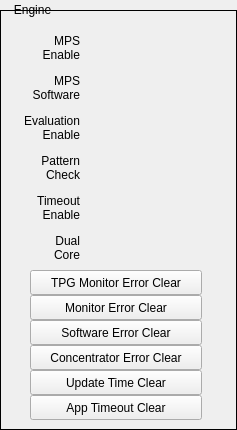
<?xml version="1.0" encoding="UTF-8"?>
<ui version="4.0">
 <class>Form</class>
 <widget class="QWidget" name="Form">
  <property name="geometry">
   <rect>
    <x>0</x>
    <y>0</y>
    <width>237</width>
    <height>430</height>
   </rect>
  </property>
  <property name="windowTitle">
   <string>Form</string>
  </property>
  <widget class="QFrame" name="frame">
   <property name="geometry">
    <rect>
     <x>0</x>
     <y>10</y>
     <width>237</width>
     <height>420</height>
    </rect>
   </property>
   <property name="frameShape">
    <enum>QFrame::Box</enum>
   </property>
   <property name="frameShadow">
    <enum>QFrame::Plain</enum>
   </property>
   <widget class="PyDMEnumButton" name="PyDMEnumButton">
    <property name="geometry">
     <rect>
      <x>105</x>
      <y>25</y>
      <width>125</width>
      <height>25</height>
     </rect>
    </property>
    <property name="toolTip">
     <string/>
    </property>
    <property name="channel" stdset="0">
     <string>ca://${P}:ENABLE</string>
    </property>
    <property name="orientation" stdset="0">
     <enum>Qt::Horizontal</enum>
    </property>
    <property name="marginTop" stdset="0">
     <number>0</number>
    </property>
    <property name="marginBottom" stdset="0">
     <number>0</number>
    </property>
    <property name="marginLeft" stdset="0">
     <number>0</number>
    </property>
    <property name="marginRight" stdset="0">
     <number>0</number>
    </property>
    <property name="horizontalSpacing" stdset="0">
     <number>0</number>
    </property>
    <property name="verticalSpacing" stdset="0">
     <number>0</number>
    </property>
   </widget>
   <widget class="PyDMByteIndicator" name="PyDMByteIndicator">
    <property name="geometry">
     <rect>
      <x>85</x>
      <y>30</y>
      <width>15</width>
      <height>15</height>
     </rect>
    </property>
    <property name="toolTip">
     <string/>
    </property>
    <property name="channel" stdset="0">
     <string>ca://${P}:ENABLE_RBV</string>
    </property>
    <property name="showLabels" stdset="0">
     <bool>false</bool>
    </property>
    <property name="circles" stdset="0">
     <bool>true</bool>
    </property>
   </widget>
   <widget class="QLabel" name="label_2">
    <property name="geometry">
     <rect>
      <x>1</x>
      <y>25</y>
      <width>79</width>
      <height>25</height>
     </rect>
    </property>
    <property name="text">
     <string>MPS
Enable</string>
    </property>
    <property name="alignment">
     <set>Qt::AlignRight|Qt::AlignTrailing|Qt::AlignVCenter</set>
    </property>
   </widget>
   <widget class="QLabel" name="label_3">
    <property name="geometry">
     <rect>
      <x>1</x>
      <y>65</y>
      <width>79</width>
      <height>25</height>
     </rect>
    </property>
    <property name="text">
     <string>MPS
Software</string>
    </property>
    <property name="alignment">
     <set>Qt::AlignRight|Qt::AlignTrailing|Qt::AlignVCenter</set>
    </property>
   </widget>
   <widget class="QLabel" name="label_4">
    <property name="geometry">
     <rect>
      <x>1</x>
      <y>105</y>
      <width>79</width>
      <height>25</height>
     </rect>
    </property>
    <property name="text">
     <string>Evaluation
Enable</string>
    </property>
    <property name="alignment">
     <set>Qt::AlignRight|Qt::AlignTrailing|Qt::AlignVCenter</set>
    </property>
   </widget>
   <widget class="QLabel" name="label_5">
    <property name="geometry">
     <rect>
      <x>1</x>
      <y>145</y>
      <width>79</width>
      <height>25</height>
     </rect>
    </property>
    <property name="text">
     <string>Pattern
Check</string>
    </property>
    <property name="alignment">
     <set>Qt::AlignRight|Qt::AlignTrailing|Qt::AlignVCenter</set>
    </property>
   </widget>
   <widget class="QLabel" name="label_6">
    <property name="geometry">
     <rect>
      <x>1</x>
      <y>185</y>
      <width>79</width>
      <height>25</height>
     </rect>
    </property>
    <property name="text">
     <string>Timeout
Enable</string>
    </property>
    <property name="alignment">
     <set>Qt::AlignRight|Qt::AlignTrailing|Qt::AlignVCenter</set>
    </property>
   </widget>
   <widget class="PyDMByteIndicator" name="PyDMByteIndicator_2">
    <property name="geometry">
     <rect>
      <x>85</x>
      <y>70</y>
      <width>15</width>
      <height>15</height>
     </rect>
    </property>
    <property name="toolTip">
     <string/>
    </property>
    <property name="channel" stdset="0">
     <string>ca://${P}:SW_ENABLE_RBV</string>
    </property>
    <property name="showLabels" stdset="0">
     <bool>false</bool>
    </property>
    <property name="circles" stdset="0">
     <bool>true</bool>
    </property>
   </widget>
   <widget class="PyDMByteIndicator" name="PyDMByteIndicator_3">
    <property name="geometry">
     <rect>
      <x>85</x>
      <y>110</y>
      <width>15</width>
      <height>15</height>
     </rect>
    </property>
    <property name="toolTip">
     <string/>
    </property>
    <property name="channel" stdset="0">
     <string>ca://${P}:EVALUATION_ENABLE_RBV</string>
    </property>
    <property name="showLabels" stdset="0">
     <bool>false</bool>
    </property>
    <property name="circles" stdset="0">
     <bool>true</bool>
    </property>
   </widget>
   <widget class="PyDMByteIndicator" name="PyDMByteIndicator_4">
    <property name="geometry">
     <rect>
      <x>85</x>
      <y>190</y>
      <width>15</width>
      <height>15</height>
     </rect>
    </property>
    <property name="toolTip">
     <string/>
    </property>
    <property name="channel" stdset="0">
     <string>ca://${P}:TIMEOUT_ENABLE_RBV</string>
    </property>
    <property name="showLabels" stdset="0">
     <bool>false</bool>
    </property>
    <property name="circles" stdset="0">
     <bool>true</bool>
    </property>
   </widget>
   <widget class="PyDMByteIndicator" name="PyDMByteIndicator_5">
    <property name="geometry">
     <rect>
      <x>85</x>
      <y>150</y>
      <width>15</width>
      <height>15</height>
     </rect>
    </property>
    <property name="toolTip">
     <string/>
    </property>
    <property name="channel" stdset="0">
     <string>ca://${P}:TIMING_CHECK_ENABLE_RBV</string>
    </property>
    <property name="showLabels" stdset="0">
     <bool>false</bool>
    </property>
    <property name="circles" stdset="0">
     <bool>true</bool>
    </property>
   </widget>
   <widget class="PyDMEnumButton" name="PyDMEnumButton_2">
    <property name="geometry">
     <rect>
      <x>105</x>
      <y>65</y>
      <width>125</width>
      <height>25</height>
     </rect>
    </property>
    <property name="toolTip">
     <string/>
    </property>
    <property name="channel" stdset="0">
     <string>ca://${P}:SW_ENABLE</string>
    </property>
    <property name="orientation" stdset="0">
     <enum>Qt::Horizontal</enum>
    </property>
    <property name="marginTop" stdset="0">
     <number>0</number>
    </property>
    <property name="marginBottom" stdset="0">
     <number>0</number>
    </property>
    <property name="marginLeft" stdset="0">
     <number>0</number>
    </property>
    <property name="marginRight" stdset="0">
     <number>0</number>
    </property>
    <property name="horizontalSpacing" stdset="0">
     <number>0</number>
    </property>
    <property name="verticalSpacing" stdset="0">
     <number>0</number>
    </property>
   </widget>
   <widget class="PyDMEnumButton" name="PyDMEnumButton_3">
    <property name="geometry">
     <rect>
      <x>105</x>
      <y>105</y>
      <width>125</width>
      <height>25</height>
     </rect>
    </property>
    <property name="toolTip">
     <string/>
    </property>
    <property name="channel" stdset="0">
     <string>ca://${P}:EVALUATION_ENABLE</string>
    </property>
    <property name="orientation" stdset="0">
     <enum>Qt::Horizontal</enum>
    </property>
    <property name="marginTop" stdset="0">
     <number>0</number>
    </property>
    <property name="marginBottom" stdset="0">
     <number>0</number>
    </property>
    <property name="marginLeft" stdset="0">
     <number>0</number>
    </property>
    <property name="marginRight" stdset="0">
     <number>0</number>
    </property>
    <property name="horizontalSpacing" stdset="0">
     <number>0</number>
    </property>
    <property name="verticalSpacing" stdset="0">
     <number>0</number>
    </property>
   </widget>
   <widget class="PyDMEnumButton" name="PyDMEnumButton_4">
    <property name="geometry">
     <rect>
      <x>105</x>
      <y>145</y>
      <width>125</width>
      <height>25</height>
     </rect>
    </property>
    <property name="toolTip">
     <string/>
    </property>
    <property name="channel" stdset="0">
     <string>ca://${P}:TIMING_CHECK_ENABLE</string>
    </property>
    <property name="orientation" stdset="0">
     <enum>Qt::Horizontal</enum>
    </property>
    <property name="marginTop" stdset="0">
     <number>0</number>
    </property>
    <property name="marginBottom" stdset="0">
     <number>0</number>
    </property>
    <property name="marginLeft" stdset="0">
     <number>0</number>
    </property>
    <property name="marginRight" stdset="0">
     <number>0</number>
    </property>
    <property name="horizontalSpacing" stdset="0">
     <number>0</number>
    </property>
    <property name="verticalSpacing" stdset="0">
     <number>0</number>
    </property>
   </widget>
   <widget class="PyDMEnumButton" name="PyDMEnumButton_5">
    <property name="geometry">
     <rect>
      <x>105</x>
      <y>185</y>
      <width>125</width>
      <height>25</height>
     </rect>
    </property>
    <property name="toolTip">
     <string/>
    </property>
    <property name="channel" stdset="0">
     <string>ca://${P}:TIMEOUT_ENABLE</string>
    </property>
    <property name="orientation" stdset="0">
     <enum>Qt::Horizontal</enum>
    </property>
    <property name="marginTop" stdset="0">
     <number>0</number>
    </property>
    <property name="marginBottom" stdset="0">
     <number>0</number>
    </property>
    <property name="marginLeft" stdset="0">
     <number>0</number>
    </property>
    <property name="marginRight" stdset="0">
     <number>0</number>
    </property>
    <property name="horizontalSpacing" stdset="0">
     <number>0</number>
    </property>
    <property name="verticalSpacing" stdset="0">
     <number>0</number>
    </property>
   </widget>
   <widget class="QLabel" name="label_7">
    <property name="geometry">
     <rect>
      <x>1</x>
      <y>225</y>
      <width>79</width>
      <height>25</height>
     </rect>
    </property>
    <property name="text">
     <string>Dual
Core</string>
    </property>
    <property name="alignment">
     <set>Qt::AlignRight|Qt::AlignTrailing|Qt::AlignVCenter</set>
    </property>
   </widget>
   <widget class="PyDMByteIndicator" name="PyDMByteIndicator_6">
    <property name="geometry">
     <rect>
      <x>85</x>
      <y>230</y>
      <width>15</width>
      <height>15</height>
     </rect>
    </property>
    <property name="toolTip">
     <string/>
    </property>
    <property name="channel" stdset="0">
     <string>ca://${P}:DUAL_CORE_EN_RBV</string>
    </property>
    <property name="showLabels" stdset="0">
     <bool>false</bool>
    </property>
    <property name="circles" stdset="0">
     <bool>true</bool>
    </property>
   </widget>
   <widget class="PyDMEnumButton" name="PyDMEnumButton_6">
    <property name="geometry">
     <rect>
      <x>105</x>
      <y>225</y>
      <width>125</width>
      <height>25</height>
     </rect>
    </property>
    <property name="toolTip">
     <string/>
    </property>
    <property name="channel" stdset="0">
     <string>ca://${P}:DUAL_CORE_EN</string>
    </property>
    <property name="orientation" stdset="0">
     <enum>Qt::Horizontal</enum>
    </property>
    <property name="marginTop" stdset="0">
     <number>0</number>
    </property>
    <property name="marginBottom" stdset="0">
     <number>0</number>
    </property>
    <property name="marginLeft" stdset="0">
     <number>0</number>
    </property>
    <property name="marginRight" stdset="0">
     <number>0</number>
    </property>
    <property name="horizontalSpacing" stdset="0">
     <number>0</number>
    </property>
    <property name="verticalSpacing" stdset="0">
     <number>0</number>
    </property>
   </widget>
   <widget class="PyDMPushButton" name="PyDMPushButton">
    <property name="geometry">
     <rect>
      <x>30</x>
      <y>260</y>
      <width>172</width>
      <height>25</height>
     </rect>
    </property>
    <property name="toolTip">
     <string/>
    </property>
    <property name="text">
     <string>TPG Monitor Error Clear</string>
    </property>
    <property name="channel" stdset="0">
     <string>ca://${P}:BEAM_FAULT_CLR</string>
    </property>
    <property name="pressValue" stdset="0">
     <string>1</string>
    </property>
    <property name="releaseValue" stdset="0">
     <string>0</string>
    </property>
   </widget>
   <widget class="PyDMPushButton" name="PyDMPushButton_2">
    <property name="geometry">
     <rect>
      <x>30</x>
      <y>285</y>
      <width>172</width>
      <height>25</height>
     </rect>
    </property>
    <property name="toolTip">
     <string/>
    </property>
    <property name="text">
     <string>Monitor Error Clear</string>
    </property>
    <property name="channel" stdset="0">
     <string>ca://${P}:MON_ERR_CLR</string>
    </property>
    <property name="pressValue" stdset="0">
     <string>1</string>
    </property>
    <property name="releaseValue" stdset="0">
     <string>0</string>
    </property>
   </widget>
   <widget class="PyDMPushButton" name="PyDMPushButton_3">
    <property name="geometry">
     <rect>
      <x>30</x>
      <y>385</y>
      <width>172</width>
      <height>25</height>
     </rect>
    </property>
    <property name="toolTip">
     <string/>
    </property>
    <property name="text">
     <string>App Timeout Clear</string>
    </property>
    <property name="channel" stdset="0">
     <string>ca://${P}:TO_ERR_CLR</string>
    </property>
    <property name="pressValue" stdset="0">
     <string>1</string>
    </property>
    <property name="releaseValue" stdset="0">
     <string>0</string>
    </property>
   </widget>
   <widget class="PyDMPushButton" name="PyDMPushButton_4">
    <property name="geometry">
     <rect>
      <x>30</x>
      <y>360</y>
      <width>172</width>
      <height>25</height>
     </rect>
    </property>
    <property name="toolTip">
     <string/>
    </property>
    <property name="text">
     <string>Update Time Clear</string>
    </property>
    <property name="channel" stdset="0">
     <string>ca://${P}:UPDATE_TIME_CLR</string>
    </property>
    <property name="pressValue" stdset="0">
     <string>1</string>
    </property>
    <property name="releaseValue" stdset="0">
     <string>0</string>
    </property>
   </widget>
   <widget class="PyDMPushButton" name="PyDMPushButton_5">
    <property name="geometry">
     <rect>
      <x>30</x>
      <y>335</y>
      <width>172</width>
      <height>25</height>
     </rect>
    </property>
    <property name="toolTip">
     <string/>
    </property>
    <property name="text">
     <string>Concentrator Error Clear</string>
    </property>
    <property name="channel" stdset="0">
     <string>ca://${P}:MO_CONC_ERR_CLR</string>
    </property>
    <property name="pressValue" stdset="0">
     <string>1</string>
    </property>
    <property name="releaseValue" stdset="0">
     <string>0</string>
    </property>
   </widget>
   <widget class="PyDMPushButton" name="PyDMPushButton_6">
    <property name="geometry">
     <rect>
      <x>30</x>
      <y>310</y>
      <width>172</width>
      <height>25</height>
     </rect>
    </property>
    <property name="toolTip">
     <string/>
    </property>
    <property name="text">
     <string>Software Error Clear</string>
    </property>
    <property name="channel" stdset="0">
     <string>ca://${P}:SW_ERR_CLR</string>
    </property>
    <property name="pressValue" stdset="0">
     <string>1</string>
    </property>
    <property name="releaseValue" stdset="0">
     <string>0</string>
    </property>
   </widget>
   <widget class="PyDMDrawingRectangle" name="PyDMDrawingRectangle_7">
    <property name="geometry">
     <rect>
      <x>10</x>
      <y>390</y>
      <width>15</width>
      <height>15</height>
     </rect>
    </property>
    <property name="toolTip">
     <string/>
    </property>
    <property name="styleSheet">
     <string notr="true">border-color: rgba(255, 255, 255, 0);</string>
    </property>
    <property name="rules" stdset="0">
     <string>[]</string>
    </property>
    <property name="alarmSensitiveContent" stdset="0">
     <bool>true</bool>
    </property>
    <property name="alarmSensitiveBorder" stdset="0">
     <bool>true</bool>
    </property>
    <property name="channel" stdset="0">
     <string>${P}:TO_ERR</string>
    </property>
    <property name="brush" stdset="0">
     <brush brushstyle="SolidPattern">
      <color alpha="255">
       <red>0</red>
       <green>220</green>
       <blue>0</blue>
      </color>
     </brush>
    </property>
    <property name="penStyle" stdset="0">
     <enum>Qt::SolidLine</enum>
    </property>
    <property name="penWidth" stdset="0">
     <double>0.000000000000000</double>
    </property>
   </widget>
   <widget class="PyDMDrawingRectangle" name="PyDMDrawingRectangle_8">
    <property name="geometry">
     <rect>
      <x>10</x>
      <y>265</y>
      <width>15</width>
      <height>15</height>
     </rect>
    </property>
    <property name="toolTip">
     <string/>
    </property>
    <property name="styleSheet">
     <string notr="true">border-color: rgba(255, 255, 255, 0);</string>
    </property>
    <property name="rules" stdset="0">
     <string>[]</string>
    </property>
    <property name="alarmSensitiveContent" stdset="0">
     <bool>true</bool>
    </property>
    <property name="alarmSensitiveBorder" stdset="0">
     <bool>true</bool>
    </property>
    <property name="channel" stdset="0">
     <string>MPS:SYS0:${MP}:TIM:STATSUMY</string>
    </property>
    <property name="brush" stdset="0">
     <brush brushstyle="SolidPattern">
      <color alpha="255">
       <red>0</red>
       <green>220</green>
       <blue>0</blue>
      </color>
     </brush>
    </property>
    <property name="penStyle" stdset="0">
     <enum>Qt::SolidLine</enum>
    </property>
    <property name="penWidth" stdset="0">
     <double>0.000000000000000</double>
    </property>
   </widget>
   <widget class="PyDMDrawingRectangle" name="PyDMDrawingRectangle_9">
    <property name="geometry">
     <rect>
      <x>10</x>
      <y>290</y>
      <width>15</width>
      <height>15</height>
     </rect>
    </property>
    <property name="toolTip">
     <string/>
    </property>
    <property name="styleSheet">
     <string notr="true">border-color: rgba(255, 255, 255, 0);</string>
    </property>
    <property name="rules" stdset="0">
     <string>[]</string>
    </property>
    <property name="alarmSensitiveContent" stdset="0">
     <bool>true</bool>
    </property>
    <property name="alarmSensitiveBorder" stdset="0">
     <bool>true</bool>
    </property>
    <property name="channel" stdset="0">
     <string>${P}:MonitorReady</string>
    </property>
    <property name="brush" stdset="0">
     <brush brushstyle="SolidPattern">
      <color alpha="255">
       <red>0</red>
       <green>220</green>
       <blue>0</blue>
      </color>
     </brush>
    </property>
    <property name="penStyle" stdset="0">
     <enum>Qt::SolidLine</enum>
    </property>
    <property name="penWidth" stdset="0">
     <double>0.000000000000000</double>
    </property>
   </widget>
   <widget class="PyDMDrawingRectangle" name="PyDMDrawingRectangle_10">
    <property name="geometry">
     <rect>
      <x>10</x>
      <y>315</y>
      <width>15</width>
      <height>15</height>
     </rect>
    </property>
    <property name="toolTip">
     <string/>
    </property>
    <property name="styleSheet">
     <string notr="true">border-color: rgba(255, 255, 255, 0);</string>
    </property>
    <property name="rules" stdset="0">
     <string>[]</string>
    </property>
    <property name="alarmSensitiveContent" stdset="0">
     <bool>true</bool>
    </property>
    <property name="alarmSensitiveBorder" stdset="0">
     <bool>true</bool>
    </property>
    <property name="channel" stdset="0">
     <string>${P}:SW_ERR</string>
    </property>
    <property name="brush" stdset="0">
     <brush brushstyle="SolidPattern">
      <color alpha="255">
       <red>0</red>
       <green>220</green>
       <blue>0</blue>
      </color>
     </brush>
    </property>
    <property name="penStyle" stdset="0">
     <enum>Qt::SolidLine</enum>
    </property>
    <property name="penWidth" stdset="0">
     <double>0.000000000000000</double>
    </property>
   </widget>
   <widget class="PyDMDrawingRectangle" name="PyDMDrawingRectangle_11">
    <property name="geometry">
     <rect>
      <x>10</x>
      <y>365</y>
      <width>15</width>
      <height>15</height>
     </rect>
    </property>
    <property name="toolTip">
     <string/>
    </property>
    <property name="styleSheet">
     <string notr="true">border-color: rgba(255, 255, 255, 0);</string>
    </property>
    <property name="rules" stdset="0">
     <string>[]</string>
    </property>
    <property name="alarmSensitiveContent" stdset="0">
     <bool>true</bool>
    </property>
    <property name="alarmSensitiveBorder" stdset="0">
     <bool>true</bool>
    </property>
    <property name="channel" stdset="0">
     <string>${P}:SW_WD_ERROR</string>
    </property>
    <property name="brush" stdset="0">
     <brush brushstyle="SolidPattern">
      <color alpha="255">
       <red>0</red>
       <green>220</green>
       <blue>0</blue>
      </color>
     </brush>
    </property>
    <property name="penStyle" stdset="0">
     <enum>Qt::SolidLine</enum>
    </property>
    <property name="penWidth" stdset="0">
     <double>0.000000000000000</double>
    </property>
   </widget>
  </widget>
  <widget class="QLabel" name="label">
   <property name="geometry">
    <rect>
     <x>10</x>
     <y>0</y>
     <width>45</width>
     <height>20</height>
    </rect>
   </property>
   <property name="text">
    <string>Engine</string>
   </property>
   <property name="alignment">
    <set>Qt::AlignCenter</set>
   </property>
  </widget>
 </widget>
 <customwidgets>
  <customwidget>
   <class>PyDMDrawingRectangle</class>
   <extends>QWidget</extends>
   <header>pydm.widgets.drawing</header>
  </customwidget>
  <customwidget>
   <class>PyDMEnumButton</class>
   <extends>QWidget</extends>
   <header>pydm.widgets.enum_button</header>
  </customwidget>
  <customwidget>
   <class>PyDMByteIndicator</class>
   <extends>QWidget</extends>
   <header>pydm.widgets.byte</header>
  </customwidget>
  <customwidget>
   <class>PyDMPushButton</class>
   <extends>QPushButton</extends>
   <header>pydm.widgets.pushbutton</header>
  </customwidget>
 </customwidgets>
 <resources/>
 <connections/>
</ui>
